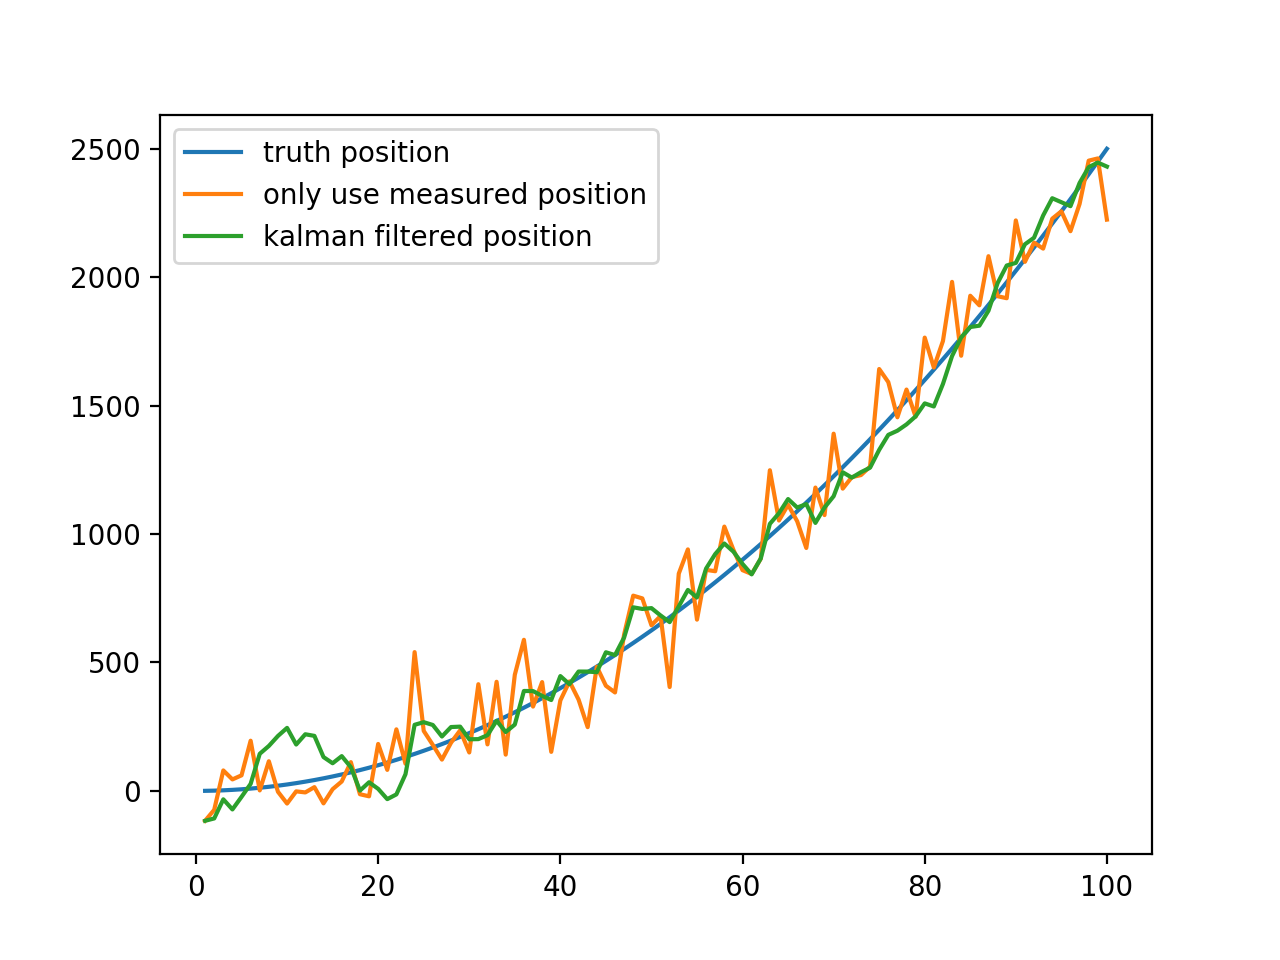

Here is the Python script that generated this plot:
# -*- coding: utf-8 -*-
"""
@司南牧 Kalman filtering
https://zhuanlan.zhihu.com/p/77327349
"""
import numpy as np

# 模拟数据
t = np.linspace(1, 100, 100)
a = 0.5
position = (a * t**2) / 2

position_noise = position + np.random.normal(0, 120, size=(t.shape[0]))
import matplotlib.pyplot as plt
plt.plot(t, position, label='truth position')
plt.plot(t, position_noise, label='only use measured position')

# 初试的估计导弹的位置就直接用GPS测量的位置
predicts = [position_noise[0]]
position_predict = predicts[0]

predict_var = 0
odo_var = 120**2  #这是我们自己设定的位置测量仪器的方差，越大则测量值占比越低
v_std = 50  # 测量仪器的方差
for i in range(1, t.shape[0]):

    dv = (position[i] - position[i - 1]) + np.random.normal(0,
                                                            50)  # 模拟从IMU读取出的速度
    position_predict = position_predict + dv  # 利用上个时刻的位置和速度预测当前位置
    predict_var += v_std**2  # 更新预测数据的方差
    # 下面是Kalman滤波
    position_predict = position_predict * odo_var / (
        predict_var + odo_var) + position_noise[i] * predict_var / (
            predict_var + odo_var)
    predict_var = (predict_var * odo_var) / (predict_var + odo_var)**2
    predicts.append(position_predict)

plt.plot(t, predicts, label='kalman filtered position')

plt.legend()
plt.show()
